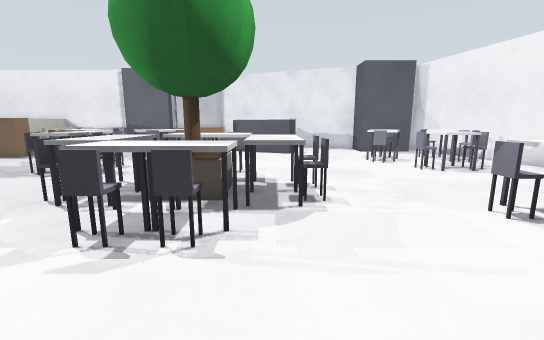
[1] (above)

24 first-person views from a walk through a Gazebo world. The camera is 0.94 m above the floor, tilts 10° down and sees 90° across. The floor is counted in squares, 0.5 m on a side. Each view is taken from the middle of a square. On the plan, view 1 faces up. The plan holds only what a view shows up to about 15 squares ahead; the rest is blank.

[2]
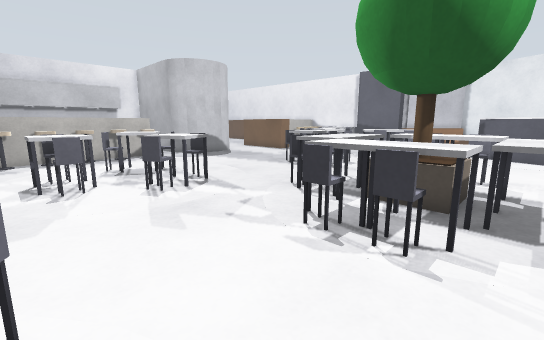

[3]
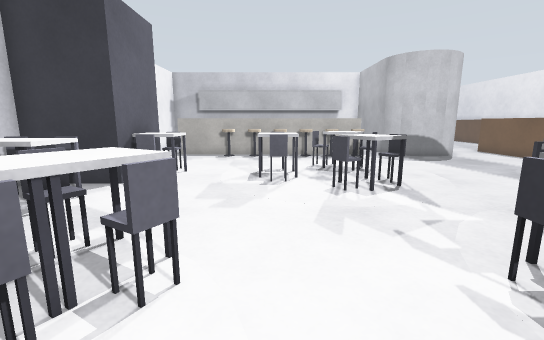

[4]
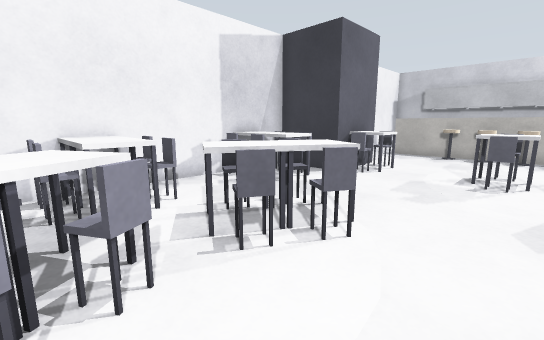

[5]
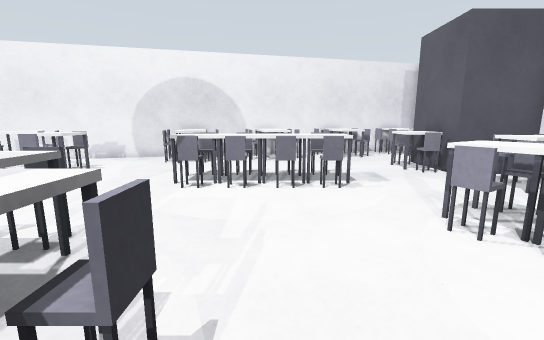

[6]
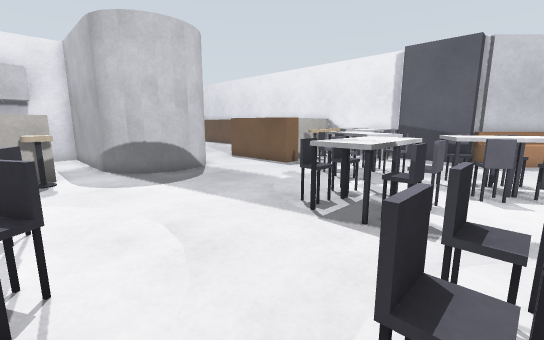

[7]
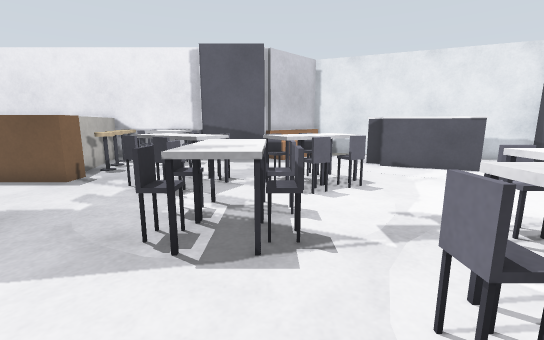

[8]
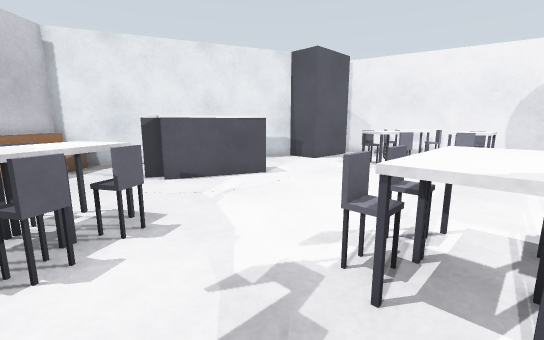

[9]
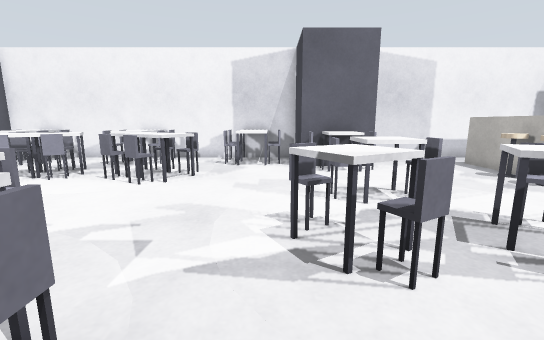

[10]
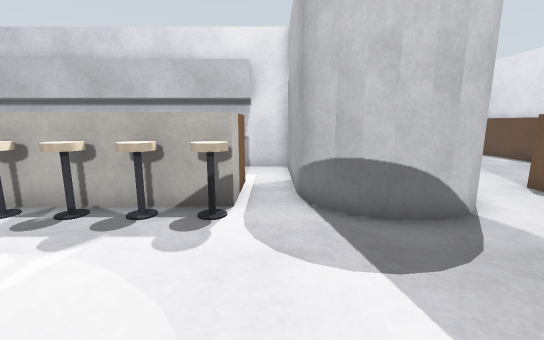

[11]
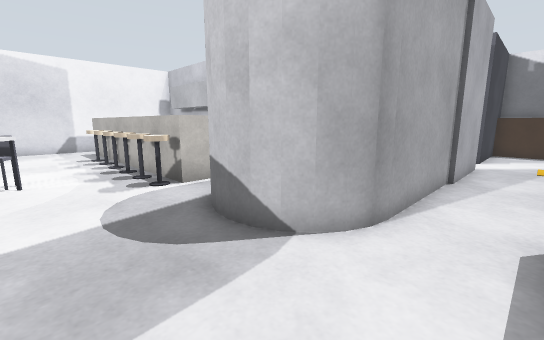

[12]
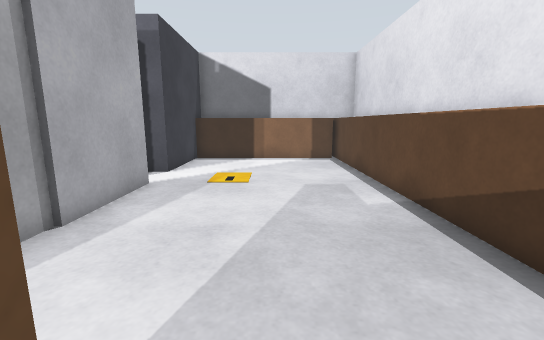

[13]
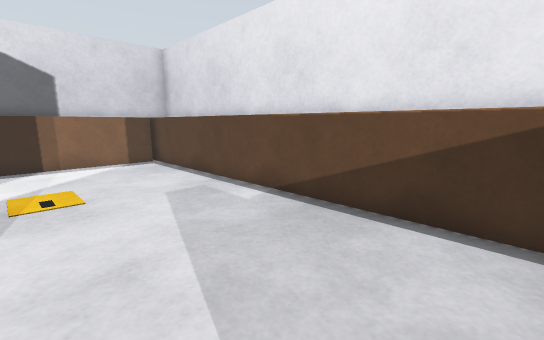

[14]
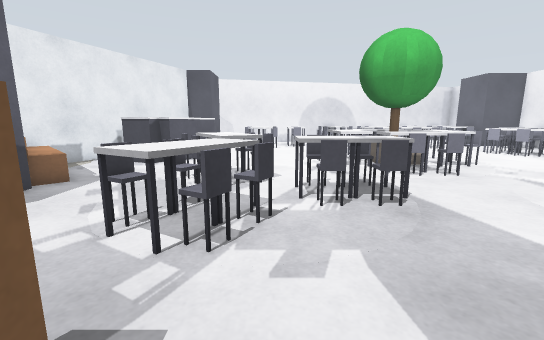

[15]
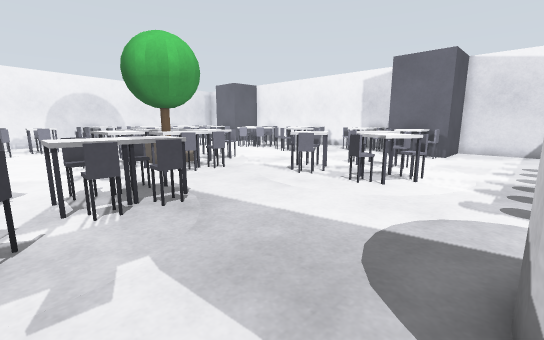

[16]
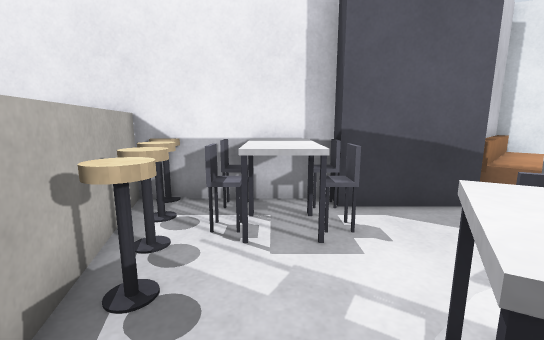

[17]
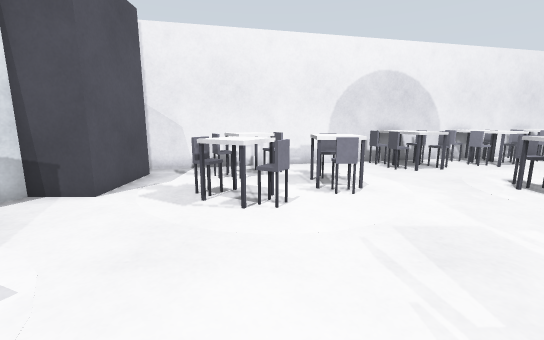

[18]
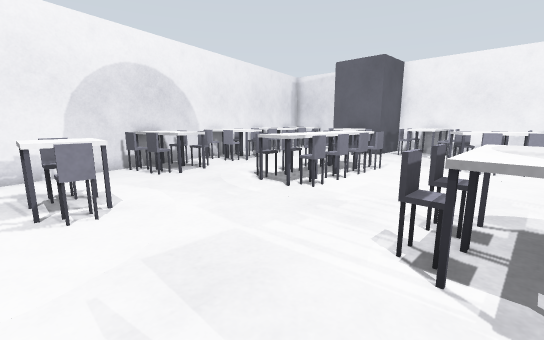

[19]
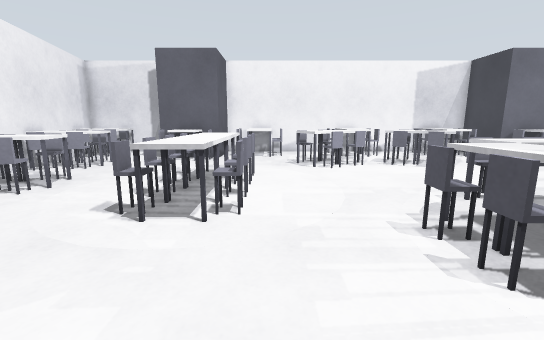

[20]
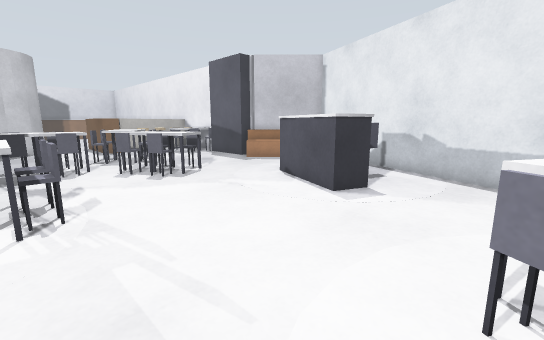

[21]
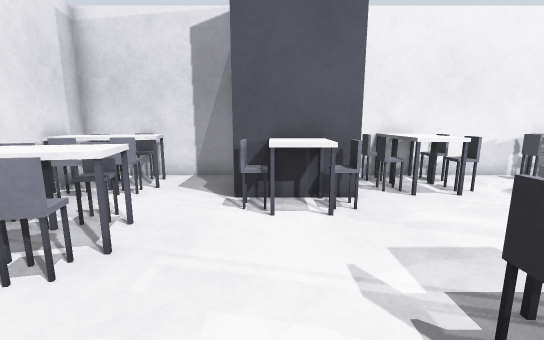

[22]
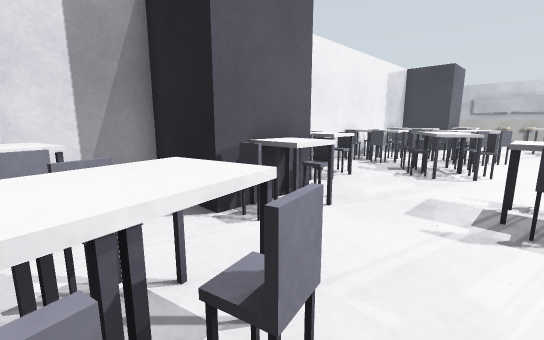

[23]
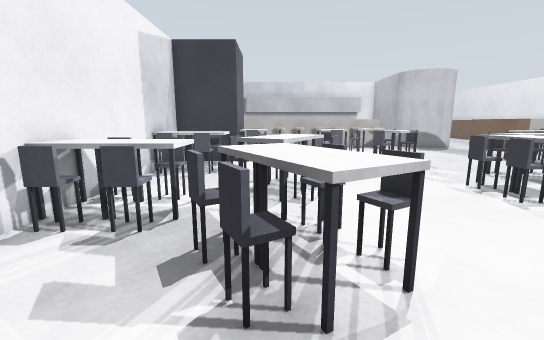

[24]
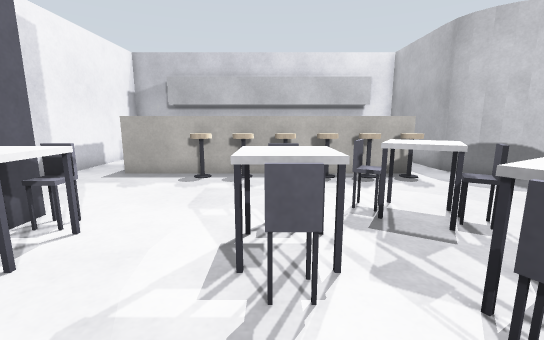

### Floor plan
Key: @ floor where view 1 was taken; # wall or solid block; . floor; = window, fence, low wall or low ledge; B white box; P pillar; G grey box; R brown box; E green ball; W brown pole; C counter; H white cylinder; A dark grey box; I beige box; Y beige cylinder; O other object.
Columns run from 33 left of view 1 to 16 right of it. Each row starts with its distance up from view 1.
 23                            ######
 22                            #II..###
 21 #######################A  #II..  .###
 20 ##############RR  OOGBGAAA#I...O .G..##
 19 ##..............  #YGBG........O G.....#
 18 ##..............  #YGBG........O  .....AAAA#
 17 ##..............  #YY...........BBB........#
 16 ##............. . ##...G...OO..........   .#
 15 ##..............####..BGO.GOB..........P PP##
 14 ##....................GGB.BGGG........PP PPP#
 13 ##.....................G...G..........PP  PP#
 12  #####..####BBB H.......GBG...........  PP  ##
 11      #           H.......BG...G.G..... PPP  .#
 10                   H.....GBG...GGG......    ..#
  9                  HH...........BBB............#
  8            #BB  HH..........GBREBBG........==#
  7            #................GBEWEBG........####
  6            #C..CCCC.........GBBBBB... PP...===#
  5            #C    C....G.GG....BBB.... PPP ....#
  4            #C    CC..BB.BB....G.G...  PPP  .=##
  3            #C    CC..GB..G..........  PPP ..###
  2            #C    C.....B............  PP   .==##
  1            #C    CC...GBG............ PPP .....#
  0            #C    CC...........G..@G..........=##
 -1            #C    CC..........BGG.GGG.........###
 -2            #C    C...........GBBBBBGG........#.##
 -3            #C    C....=##.....GO.BG.....=##.....#
 -4            #C    C....AAAA=#=..GOG...=#=AAAA..=##
 -5                 ......A  A=#=..GOGG..##=A  A.=###
 -6               ........A  A##=..OOG...##=A  A..###
 -7             ##########   ################  #######

Positions as (right, up) in squares from view 1, and headings:
1: (0, 0), facing up
2: (0, 0), facing up-left
3: (0, 1), facing left
4: (1, 2), facing down-left
5: (-3, 3), facing right
6: (-5, 5), facing up-left
7: (-7, 6), facing up
8: (-6, 9), facing up-right
9: (-7, 8), facing down
10: (-10, 7), facing left
11: (-12, 14), facing down-left
12: (-17, 16), facing left
13: (-18, 14), facing up-left
14: (-15, 13), facing right
15: (-15, 13), facing down-right
16: (-12, 14), facing up
17: (-1, 13), facing right
18: (0, 12), facing down-right
19: (4, 11), facing down
20: (5, 10), facing up-left
21: (9, 3), facing down
22: (13, 1), facing down-left
23: (5, -2), facing left
24: (-6, 1), facing left
